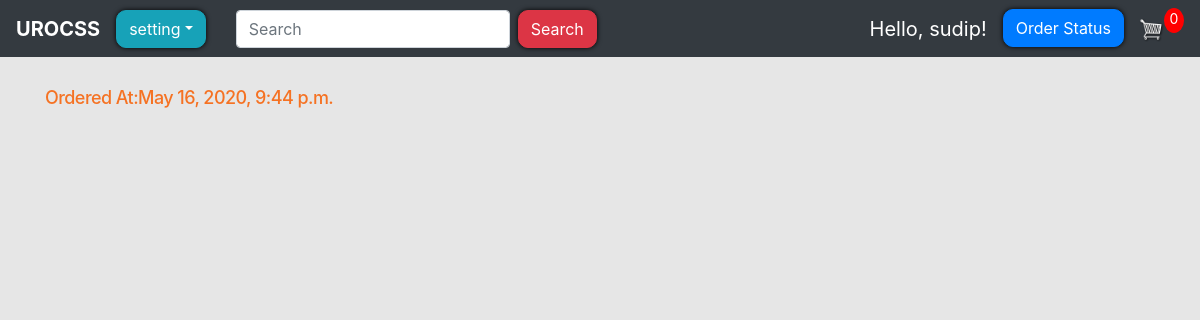
The app's page /order_status/ (signed in), older data.
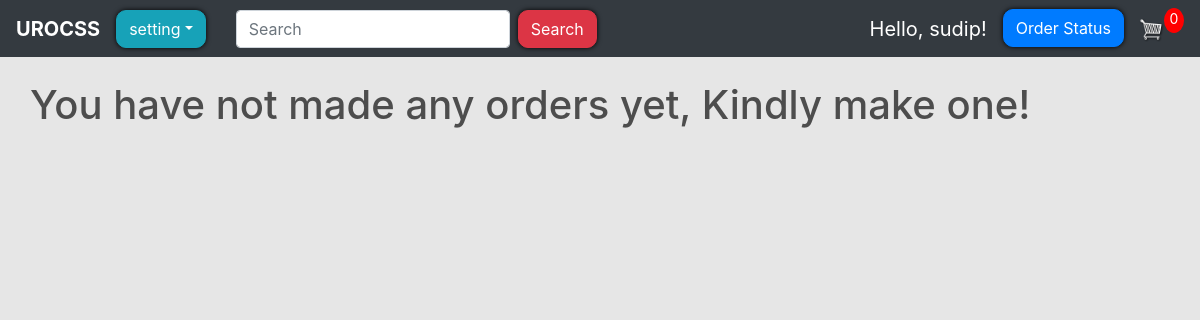
The same page, newer data.
### store/models.py (models this page shows, shortened)
class Order(models.Model):
    customer = models.ForeignKey(
        User, on_delete=models.SET_NULL, blank=True, null=True
    )
    date_ordered = models.DateTimeField(auto_now_add=True)
    complete = models.BooleanField(default=False, null=True, blank=False)
    transaction_id = models.CharField(max_length=200, null=True)

### store/views.py (the view)
# urls.py: path("order_status/", views.order_status, name="order_status"),
@login_required(login_url="login")
def order_status(request):
    if request.user.is_authenticated:
        try:
            order_c = Order.objects.get(customer=request.user, complete=False)
            cartItems = order_c.get_cart_items
        except Exception:
            order = {
                "get_cart_items": 0,
                "get_cart_total": 0,
                "shipping": False,
            }
            cartItems = order["get_cart_items"]
    else:
        order_c = {"get_cart_items": 0, "get_cart_total": 0, "shipping": False}
        cartItems = order_c["get_cart_items"]
    orders = Order.objects.filter(customer=request.user, complete=True)
    context = {"orders": orders, "cartItems": cartItems}
    return render(request, "store/order_status.html", context)

### store/templates/store/order_status.html
{% extends 'store/Main.html' %}
{% load static %}
{% block login-logout %}
<div class="collapse navbar-collapse" id="navbarSupportedContent">
    <ul class="navbar-nav mr-auto">
        <li class="nav-item active navbar-brand">
            Hello, {{request.user}}!
        </li>
        <li class=" nav-item active">
            {% if request.user.is_authenticated %}
            <a style='border-radius: 10px; box-shadow: hsl(0, 86%, 0%) 0 0 5px;' href="{% url 'order_status' %}"
                class="btn btn-primary"> Order Status</a>
            {% else %}
            <a style='border-radius: 10px; box-shadow: hsl(0, 86%, 0%) 0 0 5px;' href="{% url 'login' %}"
                class="btn btn-success"> login</a>
            {% endif %}
        </li>
    </ul>
</div>
{% endblock %}
{% block content %}
<div class="row">
    {% if orders %}
    {% for order in orders %}
    <div class=" col-lg-12 margin-adder">
        <a class="link" href="{% url 'view_order_detail_user' id=order.transaction_id %}">
            <div class="box-element-order product">
                <h6 class="price">Ordered At:{{order.date_ordered}}</h6>
            </div>
        </a>
    </div>
    {% endfor %}
    {% else %}
    <h1>You have not made any orders yet, Kindly make one!</h1>
    {% endif %}
</div>
{% endblock %}

Row changes from the older to the newer data that the page shows:
removed Order: date_ordered "May 16, 2020, 9:44 p.m."
Text that changed along with them:
text now shown: "You have not made any orders yet, Kindly make one!"
